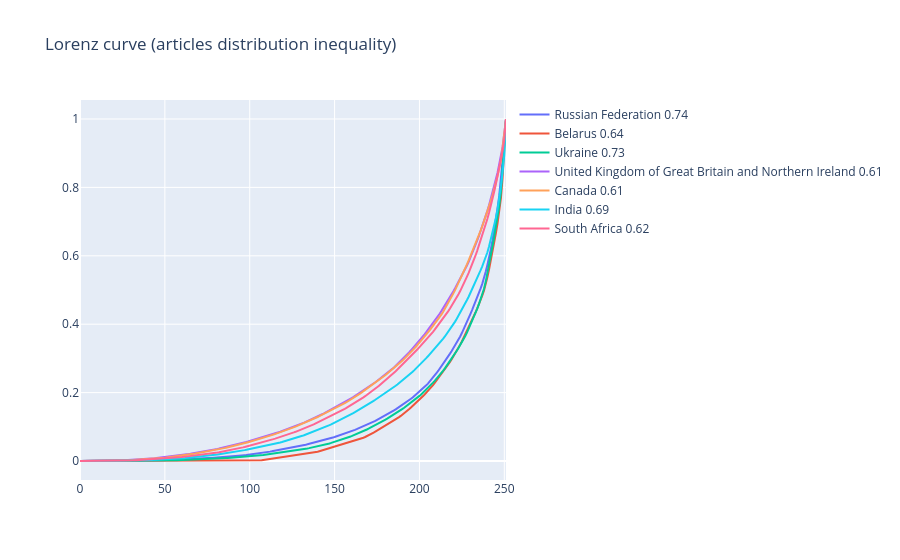

The cell this chart's notebook holds for it:
### Code cell
countries = ["RU", "BY", "UA", "GB", "CA", "IN", "ZA"]

fig = go.Figure()

for country in countries:
    y_values = (
        df_country_subfield
        .loc[country]
        .fillna(0)
        .to_frame()
        .sort_values(country)
        .cumsum()
        .div(
            df_country_subfield
            .loc[country]
            .fillna(0)
            .sum()
        )
    ).values.ravel()
    fig.add_trace(
        go.Scatter(
        x=np.arange(y_values.shape[0]),
        y=y_values,
        mode="lines",
        name=uf.get_country_info(country).iloc[0, 0] + " " + str(df_country_stats.loc[country].loc["gini"].round(2)),)
    )

fig.update_layout(title="Lorenz curve (articles distribution inequality)")

fig.show()

### Figure 1 — Plotly figure (JSON) as saved in the notebook; plotly's stock layout.template omitted (floating-point values rounded to 4 significant figures; data arrays with more than 128 entries replaced by an {"elided": "..."} marker saying what was removed)
{"data": [{"mode": "lines", "name": "Russian Federation 0.74", "x": {"elided": "252 int values"}, "y": {"elided": "252 float values"}, "type": "scatter"}, {"mode": "lines", "name": "Belarus 0.64", "x": {"elided": "252 int values"}, "y": {"elided": "252 float values"}, "type": "scatter"}, {"mode": "lines", "name": "Ukraine 0.73", "x": {"elided": "252 int values"}, "y": {"elided": "252 float values"}, "type": "scatter"}, {"mode": "lines", "name": "United Kingdom of Great Britain and Northern Ireland 0.61", "x": {"elided": "252 int values"}, "y": {"elided": "252 float values"}, "type": "scatter"}, {"mode": "lines", "name": "Canada 0.61", "x": {"elided": "252 int values"}, "y": {"elided": "252 float values"}, "type": "scatter"}, {"mode": "lines", "name": "India 0.69", "x": {"elided": "252 int values"}, "y": {"elided": "252 float values"}, "type": "scatter"}, {"mode": "lines", "name": "South Africa 0.62", "x": {"elided": "252 int values"}, "y": {"elided": "252 float values"}, "type": "scatter"}], "layout": {"title": {"text": "Lorenz curve (articles distribution inequality)"}}}
